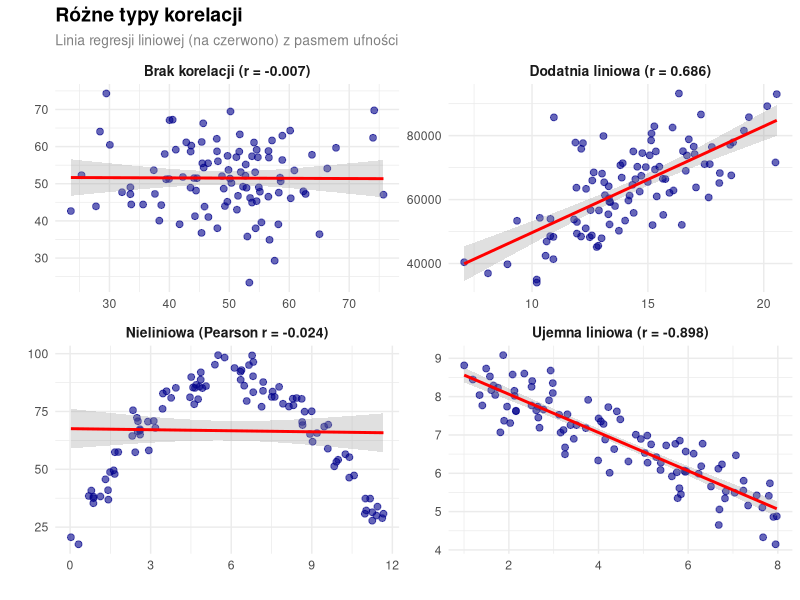
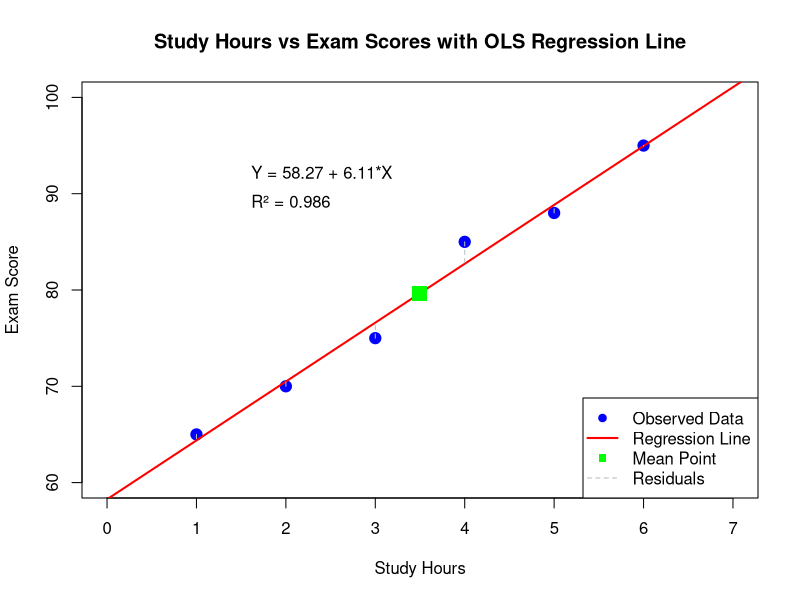
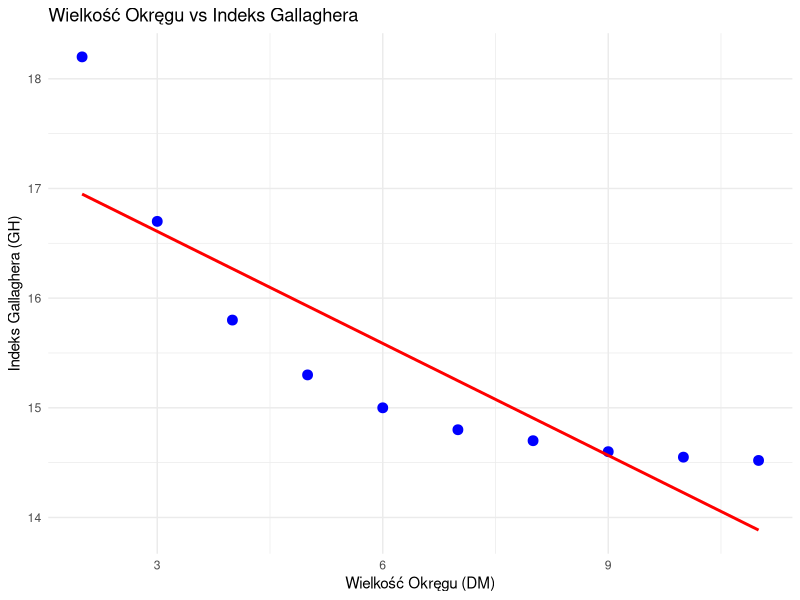
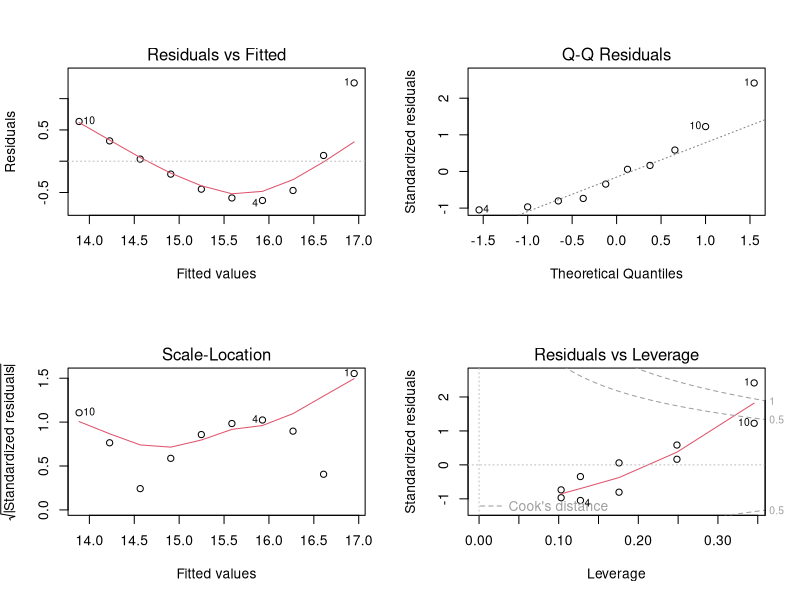
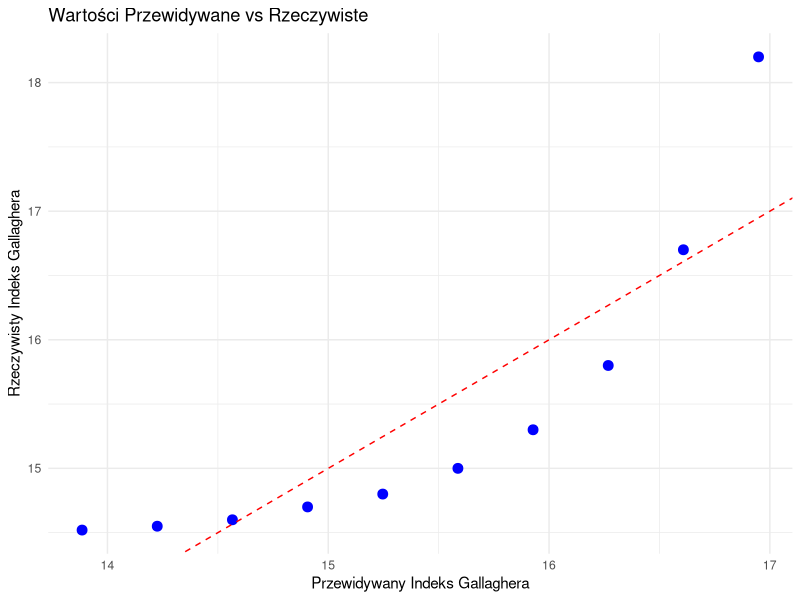
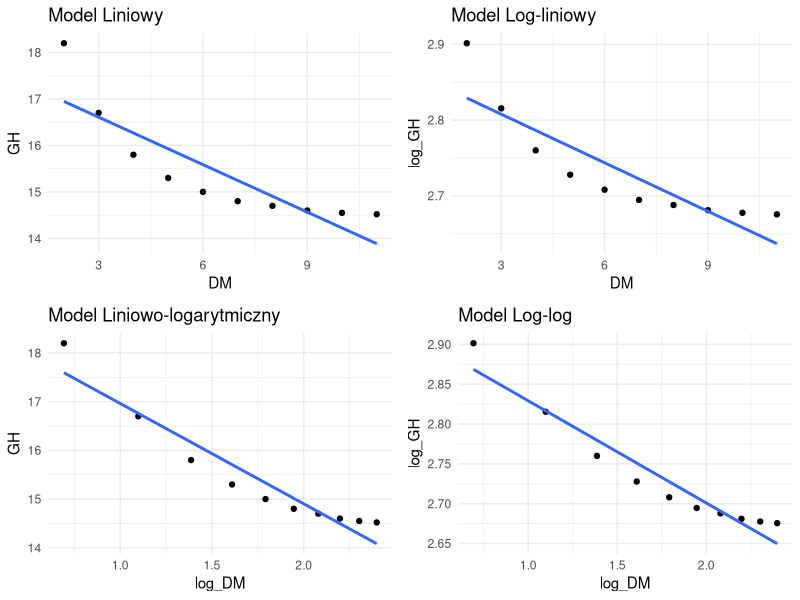
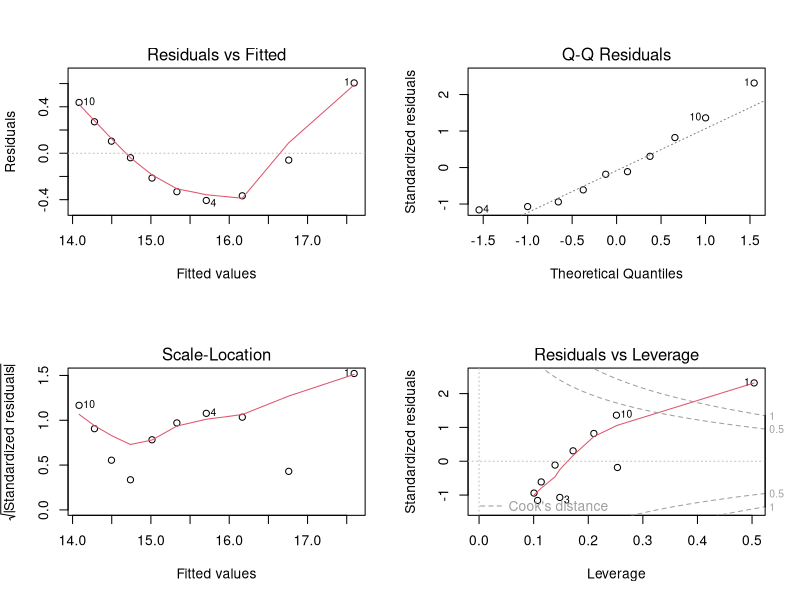
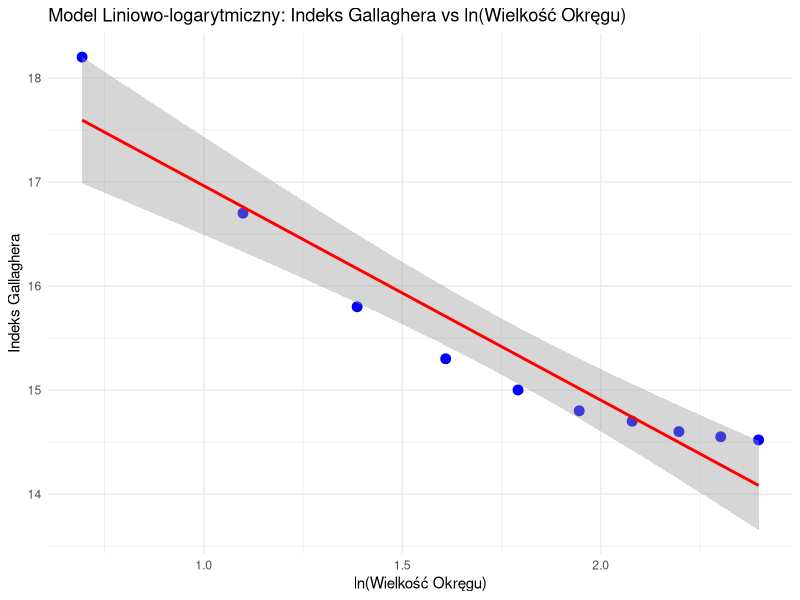

The R source for these figures, in order:
## ---- chunk 1
# Pakiety i opcje
library(ggplot2)
library(tidyverse)
library(broom)
library(gridExtra)
library(corrplot) # Wizualizacja korelacji (correlation)
library(car)      # Diagnostyka regresji (regression diagnostics)
library(psych)    # Przedziały ufności (confidence intervals)
set.seed(123)     # Ustawienie ziarna losowości dla replikowalności
options(scipen = 999)  # Bez zapisu w notacji naukowej
## ---- chunk 2
# Definicja danych
study_hours <- c(2, 4, 6, 8, 10)
test_scores <- c(65, 70, 80, 85, 95)

# Kowariancja
cov_manual <- cov(study_hours, test_scores)
print(paste("Covariance:", round(cov_manual, 2)))

# Weryfikacja krok po kroku
x_mean <- mean(study_hours)
y_mean <- mean(test_scores)
x_dev <- study_hours - x_mean
y_dev <- test_scores - y_mean
products <- x_dev * y_dev
cov_calculated <- sum(products) / (length(study_hours) - 1)

# Tabela obliczeń
data.frame(
  X = study_hours,
  Y = test_scores,
  X_deviation = x_dev,
  Y_deviation = y_dev,
  Product = products
)
## ---- chunk 3
# Weryfikacja zadania
temp <- c(32, 50, 68, 86, 95)
sales <- c(100, 200, 400, 600, 800)
print(paste("Covariance for practice problem:", round(cov(temp, sales), 2)))
## ---- chunk 4
# Generowanie przykładowych danych dla różnych wzorców korelacji
n <- 100

# Dodatnia zależność liniowa
set.seed(123)
years_education <- rnorm(n, 14, 3)
annual_income <- 15000 + 3500 * years_education + rnorm(n, 0, 10000)
pos_cor <- round(cor(years_education, annual_income), 3)

# Ujemna zależność liniowa
screen_time <- runif(n, 1, 8)
sleep_hours <- 9 - 0.5 * screen_time + rnorm(n, 0, 0.5)
neg_cor <- round(cor(screen_time, sleep_hours), 3)

# Brak korelacji
x_random <- rnorm(n, 50, 10)
y_random <- rnorm(n, 50, 10)
no_cor <- round(cor(x_random, y_random), 3)

# Nieliniowa zależność (kwadratowa)
hours_studied <- runif(n, 0, 12)
test_score <- -2 * (hours_studied - 6)^2 + 90 + rnorm(n, 0, 5)
nonlin_cor <- round(cor(hours_studied, test_score), 3)

# Ramki danych z wartościami korelacji
positive_data <- data.frame(
  x = years_education, 
  y = annual_income,
  label = paste0("Dodatnia liniowa (r = ", pos_cor, ")")
)

negative_data <- data.frame(
  x = screen_time, 
  y = sleep_hours,
  label = paste0("Ujemna liniowa (r = ", neg_cor, ")")
)

no_corr_data <- data.frame(
  x = x_random, 
  y = y_random,
  label = paste0("Brak korelacji (r = ", no_cor, ")")
)

nonlinear_data <- data.frame(
  x = hours_studied, 
  y = test_score,
  label = paste0("Nieliniowa (Pearson r = ", nonlin_cor, ")")
)

# Połączenie danych
all_data <- rbind(positive_data, negative_data, no_corr_data, nonlinear_data)

# Wykres fasetowy
ggplot(all_data, aes(x = x, y = y)) +
  geom_point(alpha = 0.6, color = "darkblue", size = 2) +
  geom_smooth(method = "lm", color = "red", se = TRUE, alpha = 0.3) +
  facet_wrap(~ label, scales = "free", ncol = 2) +
  labs(
    title = "Różne typy korelacji",
    subtitle = "Linia regresji liniowej (na czerwono) z pasmem ufności",
    x = "", 
    y = ""
  ) +
  theme_minimal() +
  theme(
    strip.text = element_text(size = 10, face = "bold"),
    plot.title = element_text(size = 14, face = "bold"),
    plot.subtitle = element_text(size = 10, color = "gray50")
  )
## ---- chunk 5
# Weryfikacja obliczeń
study_hours <- c(2, 4, 6, 8, 10)
test_scores <- c(65, 70, 80, 85, 95)

# Współczynnik korelacji Pearsona
r_value <- cor(study_hours, test_scores, method = "pearson")
print(paste("Pearson correlation coefficient:", round(r_value, 3)))

# Obliczenia szczegółowe
x_mean <- mean(study_hours)
y_mean <- mean(test_scores)
x_dev <- study_hours - x_mean
y_dev <- test_scores - y_mean

# Tabela obliczeń
calc_table <- data.frame(
  X = study_hours,
  Y = test_scores,
  X_dev = x_dev,
  Y_dev = y_dev,
  X_dev_sq = x_dev^2,
  Y_dev_sq = y_dev^2,
  Product = x_dev * y_dev
)
print(calc_table)

# Statystyki podsumowujące
cat("\nSummary:")
cat("\nSum of (X-mean)^2:", sum(x_dev^2))
cat("\nSum of (Y-mean)^2:", sum(y_dev^2))
cat("\nSum of products:", sum(x_dev * y_dev))
cat("\nStandard deviation of X:", sd(study_hours))
cat("\nStandard deviation of Y:", sd(test_scores))

# Przedział ufności i p-value
cor_test <- cor.test(study_hours, test_scores, method = "pearson")
print(cor_test)
## ---- chunk 6
# Dane
math_scores <- c(78, 85, 88, 92, 95)
english_scores <- c(82, 90, 88, 94, 96)

# Rangi
rank_table <- data.frame(
  Student = LETTERS[1:5],
  Math_Score = math_scores,
  Math_Rank = rank(math_scores),
  English_Score = english_scores,
  English_Rank = rank(english_scores)
)

rank_table$d <- rank_table$Math_Rank - rank_table$English_Rank
rank_table$d_squared <- rank_table$d^2

print(rank_table)
cat("\nSum of d^2:", sum(rank_table$d_squared))

# Korelacja Spearmana
rho <- cor(math_scores, english_scores, method = "spearman")
cat("\nSpearman correlation (R):", round(rho, 3))

# Obliczenie ręczne
n <- length(math_scores)
rho_manual <- 1 - (6 * sum(rank_table$d_squared)) / (n * (n^2 - 1))
cat("\nSpearman correlation (manual):", round(rho_manual, 3))
## ---- chunk 7
# Bardziej realistyczne dane przykładowe
set.seed(123)
n_total <- 120

# Poziom edukacji a zatrudnienie
education <- factor(
  c(rep("High School", 40), 
    rep("College", 50), 
    rep("Graduate", 30)),
  levels = c("High School", "College", "Graduate")
)

# Status zatrudnienia z prawdopodobieństwami zależnymi od edukacji
employment <- factor(
  c(
    # High School: 75% employed
    sample(c(rep("Employed", 30), rep("Unemployed", 10)), 40),
    # College: 90% employed  
    sample(c(rep("Employed", 45), rep("Unemployed", 5)), 50),
    # Graduate: 95% employed
    sample(c(rep("Employed", 28), rep("Unemployed", 2)), 30)
  ),
  levels = c("Employed", "Unemployed")
)

# Tabela kontyngencji
contingency_table <- table(education, employment)
print("Contingency Table:")
print(contingency_table)

# Procenty w wierszach
print("\nRow Percentages (% within each education level):")
print(round(prop.table(contingency_table, 1) * 100, 1))

# Test niezależności chi-kwadrat (Chi-square test)
chi_test <- chisq.test(contingency_table)
print(chi_test)
## ---- chunk 8
# Dane
height <- c(66, 68, 70, 72, 74)
weight <- c(140, 155, 170, 185, 200)

# Krok 1: Średnie
h_mean <- mean(height)  # 70
w_mean <- mean(weight)  # 170

# Krok 2: Odchylenia i iloczyny
calculation_df <- data.frame(
  Height = height,
  Weight = weight,
  H_dev = height - h_mean,
  W_dev = weight - w_mean,
  H_dev_sq = (height - h_mean)^2,
  W_dev_sq = (weight - w_mean)^2,
  Product = (height - h_mean) * (weight - w_mean)
)

print(calculation_df)

# Krok 3: Korelacja
cov_hw <- sum(calculation_df$Product) / (length(height) - 1)
sd_h <- sqrt(sum(calculation_df$H_dev_sq) / (length(height) - 1))
sd_w <- sqrt(sum(calculation_df$W_dev_sq) / (length(weight) - 1))
r_manual <- cov_hw / (sd_h * sd_w)

cat("\nManual calculation:")
cat("\nCovariance:", round(cov_hw, 2))
cat("\nSD Height:", round(sd_h, 2))
cat("\nSD Weight:", round(sd_w, 2))
cat("\nCorrelation:", round(r_manual, 3))

# Weryfikacja w R
cat("\n\nR calculation:", round(cor(height, weight), 3))
## ---- chunk 9
# Rangi (już zrankowane)
math_rank <- c(1, 3, 2, 5, 4)
science_rank <- c(2, 4, 1, 5, 3)

# Różnice
d <- math_rank - science_rank
d_squared <- d^2

# Tabela
rank_df <- data.frame(
  Student = 1:5,
  Math_Rank = math_rank,
  Science_Rank = science_rank,
  d = d,
  d_squared = d_squared
)

print(rank_df)

# Korelacja Spearmana
n <- length(math_rank)
sum_d_sq <- sum(d_squared)
rho_manual <- 1 - (6 * sum_d_sq) / (n * (n^2 - 1))

cat("\nSum of d^2:", sum_d_sq)
cat("\nSpearman correlation (manual):", round(rho_manual, 3))
cat("\nSpearman correlation (R):", round(cor(math_rank, science_rank, method = "spearman"), 3))
## ---- chunk 10
cat("
WYBÓR WŁAŚCIWEJ MIARY KORELACJI:

Czy dane są liczbowe (numeryczne)?
├─ TAK → Czy związek jest liniowy?
│   ├─ TAK → Użyj korelacji PEARSONA
│   └─ NIE → Czy związek jest monotoniczny?
│       ├─ TAK → Użyj korelacji SPEARMANA
│       └─ NIE → Rozważ metody nieliniowe
└─ NIE → Czy dane są porządkowe (rangi)?
    ├─ TAK → Użyj korelacji SPEARMANA
    └─ NIE → Użyj TABEL KRZYŻOWYCH dla danych kategorycznych
")
## ---- chunk 11
#| label: manual-ols-verification
#| warning: false
#| message: false

# Krok 1: Dane
study_hours <- c(1, 2, 3, 4, 5, 6)      # X
exam_scores <- c(65, 70, 75, 85, 88, 95) # Y
n <- length(study_hours)

data <- data.frame(
  Student = LETTERS[1:6],
  X = study_hours,
  Y = exam_scores
)
print("Original Data:")
print(data)

# Krok 2: Średnie
x_bar <- mean(study_hours)
y_bar <- mean(exam_scores)
cat("\nMeans:\n")
cat(sprintf("Mean of X (study hours): %.2f\n", x_bar))
cat(sprintf("Mean of Y (exam scores): %.2f\n", y_bar))

# Krok 3: Odchylenia od średnich
data$x_dev <- data$X - x_bar
data$y_dev <- data$Y - y_bar
cat("\nDeviations from means:\n")
print(data[, c("Student", "x_dev", "y_dev")])

# Krok 4: Iloczyny i kwadraty
data$xy_product <- data$x_dev * data$y_dev
data$x_dev_sq <- data$x_dev^2

sum_xy_product <- sum(data$xy_product)
sum_x_dev_sq <- sum(data$x_dev_sq)
cat("\nSum of (Xi - X̄)(Yi - Ȳ):", round(sum_xy_product, 2), "\n")
cat("Sum of (Xi - X̄)²:", sum_x_dev_sq, "\n")

# Krok 5: Nachylenie (beta_1)
beta_1_manual <- sum_xy_product / sum_x_dev_sq
cat("\nSlope (β₁) calculated manually:", round(beta_1_manual, 2), "\n")

# Krok 6: Wyraz wolny (beta_0)
beta_0_manual <- y_bar - beta_1_manual * x_bar
cat("Intercept (β₀) calculated manually:", round(beta_0_manual, 2), "\n")

# Krok 7: Porównanie z lm()
model <- lm(Y ~ X, data = data)
cat("\n--- Verification with R's lm() function ---\n")
print(summary(model)$coefficients[, 1:2])

# Krok 8: Predykcje i reszty
data$Y_hat <- beta_0_manual + beta_1_manual * data$X
data$residual <- data$Y - data$Y_hat

cat("\nPredicted values and residuals:\n")
print(data[, c("Student", "X", "Y", "Y_hat", "residual")])
cat("Sum of residuals (should be ≈ 0):", round(sum(data$residual), 4), "\n")

# Krok 9: Sumy kwadratów
SST <- sum((data$Y - y_bar)^2)
cat("\n--- Sum of Squares Calculations ---\n")
cat("SST (Total Sum of Squares):", round(SST, 2), "\n")

SSR <- sum((data$Y_hat - y_bar)^2)
cat("SSR (Regression Sum of Squares):", round(SSR, 2), "\n")

SSE <- sum(data$residual^2)
cat("SSE (Error Sum of Squares):", round(SSE, 2), "\n")

cat("\nVerification: SST = SSR + SSE\n")
cat(sprintf("%.2f = %.2f + %.2f\n", SST, SSR, SSE))
cat("Difference (due to rounding):", round(SST - (SSR + SSE), 4), "\n")

# Krok 10: R-kwadrat
R_squared_method1 <- SSR / SST
R_squared_method2 <- 1 - (SSE / SST)
R_squared_lm <- summary(model)$r.squared

cat("\n--- R-squared Calculations ---\n")
cat("R² (Method 1: SSR/SST):", round(R_squared_method1, 4), "\n")
cat("R² (Method 2: 1 - SSE/SST):", round(R_squared_method2, 4), "\n")
cat("R² (from lm function):", round(R_squared_lm, 4), "\n")

# Krok 11: Wielkości efektu
cat("\n--- Effect Size Calculations ---\n")
cat("Raw effect size (slope):", round(beta_1_manual, 2), "points per hour\n")

sd_x <- sd(data$X)
sd_y <- sd(data$Y)
cat("\nStandard deviations:\n")
cat(sprintf("SD of X: %.2f\n", sd_x))
cat(sprintf("SD of Y: %.2f\n", sd_y))

beta_std <- beta_1_manual * (sd_x / sd_y)
cat(sprintf("\nStandardized effect size: %.2f\n", beta_std))

# Korelacja (dla regresji prostej |r| = sqrt(R^2))
correlation <- cor(data$X, data$Y)
cat("\nPearson correlation coefficient:", round(correlation, 4), "\n")
cat("Square root of R²:", round(sqrt(R_squared_method1), 4), "\n")
cat("These should be equal (within rounding error)\n")
## ---- chunk 12
#| label: visualization
#| fig-cap: "Analiza regresji OLS - godziny nauki vs. wynik testu"
#| fig-height: 6
#| fig-width: 8

# Krok 12: Wizualizacja
cat("\n--- Creating Visualization ---\n")
plot(data$X, data$Y, 
     main = "Study Hours vs Exam Scores with OLS Regression Line",
     xlab = "Study Hours",
     ylab = "Exam Score",
     pch = 19, col = "blue", cex = 1.5,
     xlim = c(0, 7), ylim = c(60, 100))

abline(a = beta_0_manual, b = beta_1_manual, col = "red", lwd = 2)

# Punkt średnich
points(x_bar, y_bar, pch = 15, col = "green", cex = 2)

# Reszty jako odcinki pionowe
for(i in 1:nrow(data)) {
  segments(data$X[i], data$Y[i], data$X[i], data$Y_hat[i], 
           col = "gray", lty = 2)
}

legend("bottomright", 
       legend = c("Observed Data", "Regression Line", "Mean Point", "Residuals"),
       col = c("blue", "red", "green", "gray"),
       pch = c(19, NA, 15, NA),
       lty = c(NA, 1, NA, 2),
       lwd = c(NA, 2, NA, 1))

# Równanie na wykresie
equation_text <- sprintf("Y = %.2f + %.2f*X", beta_0_manual, beta_1_manual)
r2_text <- sprintf("R² = %.3f", R_squared_method1)
text(1.5, 92, equation_text, pos = 4)
text(1.5, 89, r2_text, pos = 4)

# Podsumowanie końcowe
cat("\n========== FINAL SUMMARY ==========\n")
cat("Regression Equation: Y =", round(beta_0_manual, 2), "+", 
    round(beta_1_manual, 2), "* X\n")
cat("R-squared:", round(R_squared_method1, 4), 
    sprintf("(%.1f%% of variance explained)\n", R_squared_method1 * 100))
cat("Standardized Effect Size:", round(beta_std, 2), "(Very Large Effect)\n")
cat("\nInterpretation:\n")
cat("- Each additional hour of study increases exam score by", 
    round(beta_1_manual, 2), "points\n")
cat("- Study hours explain", sprintf("%.1f%%", R_squared_method1 * 100), 
    "of the variation in exam scores\n")
cat("- The relationship is extremely strong (correlation =", 
    round(correlation, 3), ")\n")
## ---- chunk 13
# Tworzenie wektorów
DM <- c(2, 3, 4, 5, 6, 7, 8, 9, 10, 11)
GH <- c(18.2, 16.7, 15.8, 15.3, 15.0, 14.8, 14.7, 14.6, 14.55, 14.52)

# Obliczanie kowariancji
cov(DM, GH)

# Obliczanie korelacji
cor(DM, GH, method = "pearson")
cor(DM, GH, method = "spearman")
## ---- chunk 14
library(ggplot2)

# Tworzenie ramki danych
data <- data.frame(DM = DM, GH = GH)

# Tworzenie wykresu rozrzutu
ggplot(data, aes(x = DM, y = GH)) +
  geom_point(size = 3, color = "blue") +
  geom_smooth(method = "lm", se = FALSE, color = "red") +
  labs(
    title = "Wielkość Okręgu vs Indeks Gallaghera",
    x = "Wielkość Okręgu (DM)",
    y = "Indeks Gallaghera (GH)"
  ) +
  theme_minimal()
## ---- chunk 15
# Dopasowanie modelu liniowego
model <- lm(GH ~ DM, data = data)

# Podsumowanie statystyk
summary(model)

# Ręczne obliczenie R-kwadrat
SST <- sum((GH - mean(GH))^2)
SSE <- sum(residuals(model)^2)
SSR <- SST - SSE
R2_manual <- SSR/SST
R2_manual
## ---- chunk 16
# Tworzenie wykresów reszt
par(mfrow = c(2, 2))
plot(model)
## ---- chunk 17
# Tworzenie wykresu wartości przewidywanych vs rzeczywistych
ggplot(data.frame(
  Rzeczywiste = GH,
  Przewidywane = fitted(model)
), aes(x = Przewidywane, y = Rzeczywiste)) +
  geom_point(color = "blue", size = 3) +
  geom_abline(intercept = 0, slope = 1, linetype = "dashed", color = "red") +
  labs(
    title = "Wartości Przewidywane vs Rzeczywiste",
    x = "Przewidywany Indeks Gallaghera",
    y = "Rzeczywisty Indeks Gallaghera"
  ) +
  theme_minimal()
## ---- chunk 18
# Tworzenie zmiennych transformowanych
data$log_DM <- log(data$DM)
data$log_GH <- log(data$GH)

# Dopasowanie modeli
model_linear <- lm(GH ~ DM, data = data)
model_loglinear <- lm(log_GH ~ DM, data = data)
model_linearlog <- lm(GH ~ log_DM, data = data)
model_loglog <- lm(log_GH ~ log_DM, data = data)

# Porównanie wartości R-kwadrat
models_comparison <- data.frame(
  Model = c("Liniowy", "Log-liniowy", "Liniowo-logarytmiczny", "Log-log"),
  R_kwadrat = c(
    summary(model_linear)$r.squared,
    summary(model_loglinear)$r.squared,
    summary(model_linearlog)$r.squared,
    summary(model_loglog)$r.squared
  )
)

# Wyświetlenie porównania
models_comparison
## ---- chunk 19
# Tworzenie wykresów dla każdego modelu
p1 <- ggplot(data, aes(x = DM, y = GH)) +
  geom_point() +
  geom_smooth(method = "lm", se = FALSE) +
  labs(title = "Model Liniowy") +
  theme_minimal()

p2 <- ggplot(data, aes(x = DM, y = log_GH)) +
  geom_point() +
  geom_smooth(method = "lm", se = FALSE) +
  labs(title = "Model Log-liniowy") +
  theme_minimal()

p3 <- ggplot(data, aes(x = log_DM, y = GH)) +
  geom_point() +
  geom_smooth(method = "lm", se = FALSE) +
  labs(title = "Model Liniowo-logarytmiczny") +
  theme_minimal()

p4 <- ggplot(data, aes(x = log_DM, y = log_GH)) +
  geom_point() +
  geom_smooth(method = "lm", se = FALSE) +
  labs(title = "Model Log-log") +
  theme_minimal()

# Układanie wykresów w siatkę
library(gridExtra)
grid.arrange(p1, p2, p3, p4, ncol = 2)
## ---- chunk 20
# Wykresy reszt dla najlepszego modelu
par(mfrow = c(2, 2))
plot(model_linearlog)
## ---- chunk 21
summary(model_linearlog)
## ---- chunk 22
# Tworzenie wykresu predykcji dla najlepszego modelu
ggplot(data, aes(x = log_DM, y = GH)) +
  geom_point(color = "blue", size = 3) +
  geom_smooth(method = "lm", se = TRUE, color = "red") +
  labs(
    title = "Model Liniowo-logarytmiczny: Indeks Gallaghera vs ln(Wielkość Okręgu)",
    x = "ln(Wielkość Okręgu)",
    y = "Indeks Gallaghera"
  ) +
  theme_minimal()
## ---- chunk 23
# Obliczenie elastyczności przy wartościach średnich
mean_DM <- mean(data$DM)
mean_GH <- mean(data$GH)
beta1 <- coef(model_linearlog)[2]
elastycznosc <- beta1 * (1/mean_GH)
elastycznosc
## ---- chunk 24
#| warning: false
#| message: false

library(ggplot2)
library(dplyr)
library(gridExtra)

# Nasz prosty zbiór danych
practice <- c(1, 2, 3, 4, 5, 6)
skill <- c(3, 7, 5, 8, 10, 9)

# Tworzenie ramki danych
data <- data.frame(
  Student = 1:6,
  Practice = practice,
  Skill = skill
)

print(data)
## ---- chunk 25
# Obliczenie średnich
mean_x <- mean(practice)
mean_y <- mean(skill)

cat("Średnia Godzin Ćwiczeń:", mean_x, "\n")
cat("Średnia Oceny Umiejętności:", mean_y, "\n")
## ---- chunk 26
# Weryfikacja wariancji i odchylenia standardowego
cat("Wariancja Ćwiczeń:", var(practice), "\n")
cat("Odch. Stand. Ćwiczeń:", sd(practice), "\n")
cat("Wariancja Umiejętności:", var(skill), "\n")
cat("Odch. Stand. Umiejętności:", sd(skill), "\n")
## ---- chunk 27
# Weryfikacja kowariancji
cat("Kowariancja:", cov(practice, skill), "\n")
## ---- chunk 28
# Weryfikacja korelacji
cat("Korelacja:", cor(practice, skill), "\n")
## ---- chunk 29
# Dopasowanie modelu
model <- lm(skill ~ practice)
coef_model <- coef(model)

cat("Wyraz wolny (β₀):", coef_model[1], "\n")
cat("Nachylenie (β₁):", coef_model[2], "\n")

# Obliczenie przewidywań
data$predicted <- predict(model)
data$residual <- residuals(model)
## ---- chunk 30
# Weryfikacja sum kwadratów i R-kwadrat
SST <- sum((skill - mean_y)^2)
SSR <- sum((data$predicted - mean_y)^2)
SSE <- sum(data$residual^2)
r_squared <- SSR / SST

cat("SST (Całkowita):", SST, "\n")
cat("SSR (Wyjaśniona):", SSR, "\n")
cat("SSE (Niewyjaśniona):", SSE, "\n")
cat("R-kwadrat:", r_squared, "\n")
cat("R-kwadrat (z korelacji):", cor(practice, skill)^2, "\n")
## ---- chunk 31
#| fig-width: 8
#| fig-height: 6

ggplot(data, aes(x = Practice, y = Skill)) +
  geom_hline(yintercept = mean_y, linetype = "dashed", 
             color = "gray50", linewidth = 0.8, alpha = 0.7) +
  geom_segment(aes(xend = Practice, yend = predicted), 
               color = "red", linetype = "dotted", linewidth = 1) +
  geom_smooth(method = "lm", se = FALSE, color = "blue", linewidth = 1.2) +
  geom_point(size = 5, color = "darkblue") +
  geom_point(aes(y = predicted), size = 3, color = "blue", shape = 17) +
  annotate("text", x = 1.5, y = mean_y + 0.3, 
           label = paste0("Średnia (ȳ = ", mean_y, ")"), 
           color = "gray30", size = 4) +
  annotate("text", x = 5, y = 4, 
           label = "Reszty (błędy)\nMNK minimalizuje Σ(reszty²)", 
           color = "red", size = 3.5, hjust = 0) +
  annotate("text", x = 2, y = 10.5, 
           label = paste0("ŷ = ", round(coef_model[1], 1), 
                         " + ", round(coef_model[2], 1), "x"), 
           color = "blue", size = 5, fontface = "bold") +
  labs(
    title = "Regresja MNK: Minimalizacja Kwadratów Reszt",
    subtitle = "Niebieskie trójkąty to wartości przewidywane; czerwone linie pokazują reszty",
    x = "Godziny Ćwiczeń",
    y = "Ocena Umiejętności"
  ) +
  theme_minimal(base_size = 12) +
  theme(plot.title = element_text(face = "bold", size = 14))
## ---- chunk 32
#| fig-width: 10
#| fig-height: 7

# Tworzenie wykresu dekompozycji
ggplot(data, aes(x = Practice)) +
  # Całkowite odchylenie (SST)
  geom_segment(aes(y = mean_y, yend = Skill, xend = Practice), 
               color = "purple", linewidth = 1.2, alpha = 0.6,
               arrow = arrow(length = unit(0.15, "inches"))) +
  
  # Odchylenie wyjaśnione (SSR)
  geom_segment(aes(y = mean_y, yend = predicted, xend = Practice), 
               color = "green", linewidth = 1.5, alpha = 0.8) +
  
  # Odchylenie niewyjaśnione (SSE)
  geom_segment(aes(y = predicted, yend = Skill, xend = Practice), 
               color = "red", linewidth = 1.2, alpha = 0.8,
               linetype = "dashed") +
  
  # Linia średniej
  geom_hline(yintercept = mean_y, linetype = "solid", 
             color = "gray40", linewidth = 1) +
  
  # Linia regresji
  geom_smooth(aes(y = Skill), method = "lm", se = FALSE, 
              color = "blue", linewidth = 1) +
  
  # Punkty
  geom_point(aes(y = Skill), size = 5, color = "darkblue") +
  geom_point(aes(y = predicted), size = 3, color = "blue", shape = 15) +
  
  # Adnotacje
  annotate("text", x = 6.5, y = mean_y, 
           label = "Średnia", color = "gray40", size = 4, hjust = 0) +
  annotate("text", x = 6.5, y = 9.5, 
           label = "Linia Regresji", color = "blue", size = 4, hjust = 0) +
  
  # Legenda
  annotate("segment", x = 0.5, xend = 0.5, y = 2, yend = 3.5,
           color = "purple", linewidth = 1.2, 
           arrow = arrow(length = unit(0.12, "inches"))) +
  annotate("text", x = 0.7, y = 2.75, 
           label = "Całkowite (SST)", color = "purple", 
           size = 3.5, hjust = 0, fontface = "bold") +
  
  annotate("segment", x = 0.5, xend = 0.5, y = 4.5, yend = 5.5,
           color = "green", linewidth = 1.5) +
  annotate("text", x = 0.7, y = 5, 
           label = "Wyjaśnione (SSR)", color = "green", 
           size = 3.5, hjust = 0, fontface = "bold") +
  
  annotate("segment", x = 0.5, xend = 0.5, y = 6.5, yend = 7.5,
           color = "red", linewidth = 1.2, linetype = "dashed") +
  annotate("text", x = 0.7, y = 7, 
           label = "Niewyjaśnione (SSE)", color = "red", 
           size = 3.5, hjust = 0, fontface = "bold") +
  
  labs(
    title = "Dekompozycja Wariancji: SST = SSR + SSE",
    subtitle = "Fioletowe = odchylenie całkowite | Zielone = wyjaśnione przez model | Czerwone = błąd resztowy",
    x = "Godziny Ćwiczeń",
    y = "Ocena Umiejętności"
  ) +
  theme_minimal(base_size = 12) +
  theme(plot.title = element_text(face = "bold", size = 14)) +
  coord_cartesian(xlim = c(0.3, 7.5), ylim = c(2, 11))
## ---- chunk 33
#| fig-width: 9
#| fig-height: 6

# Obliczenie sum kwadratów
SST <- sum((skill - mean_y)^2)
SSR <- sum((data$predicted - mean_y)^2)
SSE <- sum(data$residual^2)
r_squared <- SSR / SST

# Dane do wykresu słupkowego
ss_data <- data.frame(
  Component = c("Całkowita (SST)", "Wyjaśniona (SSR)", "Niewyjaśniona (SSE)"),
  Value = c(SST, SSR, SSE),
  Color = c("purple", "green", "red")
)

p1 <- ggplot(ss_data, aes(x = Component, y = Value, fill = Component)) +
  geom_bar(stat = "identity", alpha = 0.7, color = "black") +
  geom_text(aes(label = round(Value, 2)), vjust = -0.5, size = 5, fontface = "bold") +
  scale_fill_manual(values = c("green", "red", "purple")) +
  labs(
    title = "Rozkład Sum Kwadratów",
    y = "Suma Kwadratów",
    x = ""
  ) +
  theme_minimal(base_size = 12) +
  theme(legend.position = "none",
        plot.title = element_text(face = "bold"))

# Wizualizacja proporcji
prop_data <- data.frame(
  Component = c("Wyjaśniona\n(SSR)", "Niewyjaśniona\n(SSE)"),
  Proportion = c(SSR/SST, SSE/SST),
  Percentage = c(SSR/SST * 100, SSE/SST * 100)
)

p2 <- ggplot(prop_data, aes(x = "", y = Proportion, fill = Component)) +
  geom_bar(stat = "identity", width = 1, color = "white", linewidth = 2) +
  coord_polar(theta = "y") +
  scale_fill_manual(values = c("green3", "red3")) +
  geom_text(aes(label = paste0(round(Percentage, 1), "%")), 
            position = position_stack(vjust = 0.5), 
            size = 6, fontface = "bold", color = "white") +
  labs(title = paste0("R² = ", round(r_squared, 3))) +
  theme_void(base_size = 12) +
  theme(plot.title = element_text(face = "bold", size = 16, hjust = 0.5),
        legend.position = "bottom",
        legend.title = element_blank())

grid.arrange(p1, p2, ncol = 2)
## ---- chunk 34
#| fig-width: 10
#| fig-height: 5

# Obliczenie odchyleń
data$actual_dev <- skill - mean_y
data$predicted_dev <- data$predicted - mean_y

# Porównanie obok siebie
p1 <- ggplot(data, aes(x = Practice)) +
  geom_hline(yintercept = 0, color = "black", linewidth = 0.8) +
  geom_segment(aes(y = 0, yend = actual_dev, xend = Practice), 
               color = "purple", linewidth = 2, alpha = 0.7,
               arrow = arrow(length = unit(0.15, "inches"))) +
  geom_point(aes(y = actual_dev), size = 4, color = "purple") +
  labs(
    title = "Rzeczywiste Odchylenia od Średniej",
    subtitle = expression(Y[i] - bar(Y)),
    x = "Godziny Ćwiczeń",
    y = "Odchylenie od Średniej"
  ) +
  theme_minimal(base_size = 11) +
  theme(plot.title = element_text(face = "bold"))

p2 <- ggplot(data, aes(x = Practice)) +
  geom_hline(yintercept = 0, color = "black", linewidth = 0.8) +
  geom_segment(aes(y = 0, yend = predicted_dev, xend = Practice), 
               color = "green", linewidth = 2, alpha = 0.7,
               arrow = arrow(length = unit(0.15, "inches"))) +
  geom_point(aes(y = predicted_dev), size = 4, color = "green") +
  labs(
    title = "Przewidywane Odchylenia od Średniej",
    subtitle = expression(hat(Y)[i] - bar(Y)),
    x = "Godziny Ćwiczeń",
    y = "Odchylenie od Średniej"
  ) +
  theme_minimal(base_size = 11) +
  theme(plot.title = element_text(face = "bold"))

grid.arrange(p1, p2, ncol = 2)
## ---- chunk 35
#| fig-width: 8
#| fig-height: 7

ggplot(data, aes(x = predicted_dev, y = actual_dev)) +
  geom_abline(slope = 1, intercept = 0, 
              linetype = "dashed", color = "gray50", linewidth = 1) +
  geom_point(size = 5, color = "darkblue", alpha = 0.7) +
  geom_smooth(method = "lm", se = TRUE, color = "blue", 
              fill = "lightblue", alpha = 0.3) +
  annotate("text", x = -3, y = 2.5, 
           label = paste0("Gdyby dopasowanie idealne:\nwszystkie punkty na tej linii\n(R² = 1)"), 
           color = "gray40", size = 3.5, hjust = 0) +
  annotate("text", x = 1.5, y = -3, 
           label = paste0("Korelacja = ", round(sqrt(r_squared), 3), 
                         "\nR² = ", round(r_squared, 3)), 
           color = "blue", size = 5, fontface = "bold") +
  labs(
    title = "R² Mierzy, Jak Dobrze Przewidywane Odchylenia Pasują do Rzeczywistych",
    subtitle = "Każdy punkt porównuje przewidywanie modelu z rzeczywistością (obie względem średniej)",
    x = expression(paste("Odchylenie Przewidywane: ", hat(Y)[i] - bar(Y))),
    y = expression(paste("Odchylenie Rzeczywiste: ", Y[i] - bar(Y)))
  ) +
  theme_minimal(base_size = 12) +
  theme(plot.title = element_text(face = "bold", size = 13))
## ---- chunk 36
# Tworzenie tabeli podsumowującej
summary_stats <- data.frame(
  Statystyka = c("Liczebność próby (n)", 
                "Średnia Ćwiczeń (X̄)", 
                "Średnia Umiejętności (Ȳ)",
                "Korelacja (r)",
                "Wyraz wolny (β₀)",
                "Nachylenie (β₁)",
                "R-kwadrat",
                "SST (Całkowita)",
                "SSR (Wyjaśniona)",
                "SSE (Niewyjaśniona)"),
  Wartość = c(6,
            round(mean_x, 2),
            round(mean_y, 2),
            round(cor(practice, skill), 3),
            round(coef_model[1], 2),
            round(coef_model[2], 2),
            round(r_squared, 3),
            round(SST, 2),
            round(SSR, 2),
            round(SSE, 2))
)

knitr::kable(summary_stats, align = c("l", "r"))
## ---- chunk 37
# Wczytanie bibliotek
library(tidyverse)

# Utworzenie zbioru danych
dane <- data.frame(
  dzielnica = c("Dzielnica A", "Dzielnica B", "Dzielnica C", "Dzielnica D", "Dzielnica E"),
  dochod = c(50, 45, 56, 40, 60),
  frekwencja = c(60, 56, 70, 50, 75)
)

# Podgląd danych
dane
## ---- chunk 38
# Statystyki dla dochodu
cat("DOCHÓD (tys. €):\n")
cat("Średnia:", mean(dane$dochod), "\n")
cat("Mediana:", median(dane$dochod), "\n")
cat("Odchylenie standardowe:", round(sd(dane$dochod), 2), "\n")
cat("Zakres:", min(dane$dochod), "-", max(dane$dochod), "\n\n")

# Statystyki dla frekwencji
cat("FREKWENCJA (%):\n")
cat("Średnia:", mean(dane$frekwencja), "\n")
cat("Mediana:", median(dane$frekwencja), "\n")
cat("Odchylenie standardowe:", round(sd(dane$frekwencja), 2), "\n")
cat("Zakres:", min(dane$frekwencja), "-", max(dane$frekwencja))
## ---- chunk 39
# Test korelacji Pearsona
korelacja <- cor.test(dane$dochod, dane$frekwencja)

cat("Współczynnik korelacji (r):", round(korelacja$estimate, 3), "\n")
cat("P-value:", round(korelacja$p.value, 3), "\n")

# Interpretacja
if (korelacja$p.value < 0.05) {
  cat("Wynik jest statystycznie istotny (p < 0.05)")
} else {
  cat("Wynik nie jest statystycznie istotny (p ≥ 0.05)")
}
## ---- chunk 40
# Dopasowanie modelu
model <- lm(frekwencja ~ dochod, data = dane)

# Podstawowe informacje o modelu
summary(model)

# R-squared - jak dobrze model wyjaśnia dane
cat("\nModel wyjaśnia", round(summary(model)$r.squared * 100, 1), "% zmienności frekwencji")
## ---- chunk 41
# Wykres rozrzutu z linią regresji
ggplot(dane, aes(x = dochod, y = frekwencja)) +
  geom_point(size = 4, color = "steelblue") +
  geom_smooth(method = "lm", se = TRUE, color = "red", alpha = 0.3) +
  geom_text(aes(label = dzielnica), vjust = -1, size = 3) +
  labs(
    title = "Dochód vs Frekwencja wyborcza",
    subtitle = paste("r =", round(korelacja$estimate, 3)),
    x = "Średni dochód (tys. €)",
    y = "Frekwencja wyborcza (%)"
  ) +
  theme_minimal() +
  theme(plot.title = element_text(size = 14, face = "bold"))
## ---- chunk 42
# Pobranie współczynników
wspolczynniki <- coef(model)
przeciecie <- round(wspolczynniki[1], 1)
nachylenie <- round(wspolczynniki[2], 2)

cat("RÓWNANIE REGRESJI:\n")
cat("Frekwencja =", przeciecie, "+", nachylenie, "× Dochód\n\n")

cat("INTERPRETACJA:\n")
cat("• Wzrost dochodu o 1000€ zwiększa frekwencję o", nachylenie, "punktów procentowych\n")
cat("• Korelacja jest", ifelse(korelacja$estimate > 0, "dodatnia", "ujemna"), 
    "i", ifelse(abs(korelacja$estimate) > 0.7, "silna", 
               ifelse(abs(korelacja$estimate) > 0.5, "umiarkowana", "słaba")))
## ---- chunk 43
#| echo: false
#| tbl-cap: "Wielkość Okręgu i Indeks LH według Kraju"

library(knitr)
data <- data.frame(
  Country = c("A", "B", "C", "D", "E", "F"),
  DM = c(3, 4, 5, 6, 7, 8),
  LH = c(15.5, 14.25, 13.5, 13.5, 13, 12.75)
)
kable(data)
## ---- chunk 44
#| echo: false
#| tbl-cap: "Wielkość okręgu i wskaźnik LH według kraju"

library(knitr)
data <- data.frame(
  Kraj = c("A", "B", "C", "D", "E", "F"),
  DM = c(4, 10, 3, 8, 7, 4),
  LH = c(12, 8, 15, 10, 6, 13)
)
kable(data)
## ---- chunk 45
# Nasze dane
lęk <- c(2.5, 3.2, 4.1, 4.8, 5.6, 6.3, 7.0, 7.9)      # Wyniki lęku
wyniki <- c(80, 85, 78, 82, 77, 74, 68, 72)            # Wyniki egzaminu (%)

# Stworzenie ramki danych dla łatwego przeglądu
dane <- data.frame(
  Student = 1:8,
  Lęk = lęk,
  Wyniki = wyniki
)
print(dane)
## ---- chunk 46
library(ggplot2)

# Stworzenie wykresu punktowego
ggplot(dane, aes(x = Lęk, y = Wyniki)) +
  geom_point(size = 4, color = "darkblue") +
  labs(
    title = "Lęk przed Testem vs. Wyniki Egzaminu",
    x = "Wynik Lęku przed Testem",
    y = "Wyniki Egzaminu (%)"
  ) +
  theme_minimal() +
  scale_x_continuous(breaks = seq(2, 8, 1)) +
  scale_y_continuous(breaks = seq(65, 90, 5))
## ---- chunk 47
# Weryfikacja naszych obliczeń
średnia_x <- mean(lęk)
średnia_y <- mean(wyniki)
cat("Średni Lęk:", średnia_x, "\n")
cat("Średnie Wyniki:", średnia_y, "\n")
## ---- chunk 48
# Weryfikacja wariancji i odchylenia standardowego
cat("Wariancja Lęku:", var(lęk), "\n")
cat("Odch. Stand. Lęku:", sd(lęk), "\n")
cat("Wariancja Wyników:", var(wyniki), "\n")
cat("Odch. Stand. Wyników:", sd(wyniki), "\n")
## ---- chunk 49
# Weryfikacja korelacji
rzeczywista_kor <- cor(lęk, wyniki)
cat("Współczynnik korelacji Pearsona:", rzeczywista_kor, "\n")
## ---- chunk 50
# Weryfikacja z R
model <- lm(wyniki ~ lęk)
coef(model)
## ---- chunk 51
library(ggplot2)

# Stworzenie kompleksowego wykresu
ggplot(data.frame(lęk, wyniki), aes(x = lęk, y = wyniki)) +
  geom_point(size = 4, color = "darkblue") +
  geom_smooth(method = "lm", se = FALSE, color = "red", linewidth = 1) +
  geom_text(aes(label = paste0("(", round(lęk, 1), ", ", wyniki, ")")),
            vjust = -1, size = 3) +
  annotate("text", x = 3, y = 70, 
           label = paste0("ŷ = ", round(coef(model)[1], 2), " - ", 
                         abs(round(coef(model)[2], 2)), "x"),
           size = 5, color = "red") +
  labs(
    title = "Linia Regresji: Wyniki vs. Lęk",
    subtitle = "Wyższy lęk jest związany z niższymi wynikami egzaminu",
    x = "Wynik Lęku przed Testem",
    y = "Wyniki Egzaminu (%)"
  ) +
  theme_minimal() +
  scale_x_continuous(breaks = seq(2, 8, 1)) +
  scale_y_continuous(breaks = seq(65, 90, 5))
## ---- chunk 52
# Weryfikacja obliczeń
tabela_anova <- anova(model)
cat("SSR (Regresja):", tabela_anova$`Sum Sq`[1], "\n")
cat("SSE (Reszty):", tabela_anova$`Sum Sq`[2], "\n")
cat("SST (Całkowita):", sum(tabela_anova$`Sum Sq`), "\n")
## ---- chunk 53
# Weryfikacja R-kwadrat
cat("R-kwadrat:", summary(model)$r.squared, "\n")
cat("Korelacja do kwadratu:", cor(lęk, wyniki)^2, "\n")
## ---- chunk 54
# Weryfikacja obliczeń z R
summary(model)
confint(model)
## ---- chunk 55
# Kompletny kod analizy
lęk <- c(2.5, 3.2, 4.1, 4.8, 5.6, 6.3, 7.0, 7.9)
wyniki <- c(80, 85, 78, 82, 77, 74, 68, 72)

# Statystyki opisowe
mean(lęk); sd(lęk)
mean(wyniki); sd(wyniki)

# Korelacja
cor(lęk, wyniki)

# Regresja
model <- lm(wyniki ~ lęk)
summary(model)
confint(model)

# Wizualizacja
library(ggplot2)
ggplot(data.frame(lęk, wyniki), aes(x = lęk, y = wyniki)) +
  geom_point(size = 4) +
  geom_smooth(method = "lm", se = TRUE) +
  theme_minimal()

# Diagnostyka
plot(model)

# Tabela ANOVA
anova(model)
## ---- chunk 56
#| echo: true
# DGP
magnitude <- c(3, 5, 7, 10, 12, 15)
epsilon <- rnorm(6, mean = 0, sd = 1)
gallagher <- 12 - 0.8 * magnitude + epsilon

# Round (sampled from the DGP) Gallagher indices to one decimal place
gallagher <- round(c(9.0, 7.8, 9.2, 4.1, 2.5, 1.7), 1)

# Show data
data.frame(
  District_Magnitude = magnitude,
  Gallagher_Index = gallagher
)

# Initial model check
model <- lm(gallagher ~ magnitude)
summary(model)
## ---- chunk 57
#| echo: true
# Verification
mean(magnitude)
mean(gallagher)
## ---- chunk 58
#| echo: true
# Verification
var(magnitude)
var(gallagher)
## ---- chunk 59
#| echo: true
# Verification
cov(magnitude, gallagher)
## ---- chunk 60
#| echo: true
# Verification
cor(magnitude, gallagher)
## ---- chunk 61
#| echo: true
# Verification
coef(model)
## ---- chunk 62
#| echo: true
# Predicted values
y_hat <- 11.7348 - 0.6944 * magnitude
data.frame(
  Magnitude = magnitude,
  Gallagher = gallagher,
  Predicted = y_hat,
  row.names = 1:6
)
## ---- chunk 63
#| echo: true
# Verification
summary(model)$r.squared
## ---- chunk 64
#| echo: true
#| warning: false
library(ggplot2)

# Create data frame with original data
df <- data.frame(
  magnitude = magnitude,
  gallagher = gallagher
)

# Create sequence for smooth lines
x_seq <- seq(min(magnitude), max(magnitude), length.out = 100)

# Calculate predicted values for both lines
true_dgp <- 12 - 0.8 * x_seq
estimated <- 11.7348 - 0.6944 * x_seq

# Combine into a data frame for plotting
lines_df <- data.frame(
  magnitude = rep(x_seq, 2),
  value = c(true_dgp, estimated),
  Model = rep(c("True DGP", "Estimated"), each = length(x_seq))
)

# Create plot
ggplot() +
  geom_line(data = lines_df, 
            aes(x = magnitude, y = value, color = Model, linetype = Model),
            size = 1) +
  geom_point(data = df, 
             aes(x = magnitude, y = gallagher),
             color = "black", 
             size = 3) +
  scale_color_manual(values = c("red", "blue")) +
  scale_linetype_manual(values = c("dashed", "solid")) +
  labs(
    title = "True DGP vs. Estimated Regression Line",
    subtitle = "Black points show observed data with random noise",
    x = "District Magnitude",
    y = "Gallagher Index",
    caption = "True DGP: Y = 12 - 0.8X + ε\nEstimated: Y = 11.73 - 0.69X"
  ) +
  theme_minimal() +
  theme(
    legend.position = "top",
    plot.caption = element_text(hjust = 0)
  )
